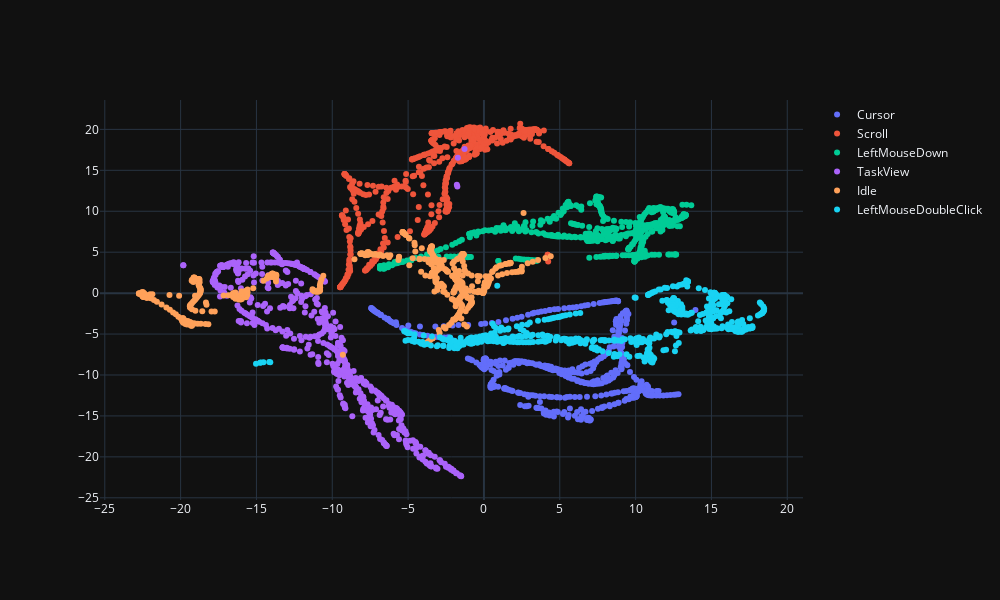

Notebook code cell kept with this figure:
### Markdown cell above
## 2D

### Code cell
fig_2d_tsne = go.Figure()

totalClasses = list(
    label.unique()
    )



for class_name in totalClasses:
    indices = (label == class_name)
    fig_2d_tsne.add_trace(
        go.Scatter(
            x = features_tnse[indices, 0],
            y = features_tnse[indices, 1],
            mode= 'markers',
            name=class_name
            )
        
    )

fig_2d_tsne.update_layout(margin=dict( l=100,r=100,b=100,t=100),width=1000,height=600)                 

fig_2d_tsne.layout.template = 'plotly_dark'
fig_2d_tsne.show()

### Figure 1 — Plotly figure (JSON) as saved in the notebook; plotly's stock layout.template omitted (floating-point values rounded to 4 significant figures; data arrays with more than 128 entries replaced by an {"elided": "..."} marker saying what was removed)
{"data": [{"mode": "markers", "name": "Cursor", "type": "scatter", "x": {"elided": "538 float values"}, "y": {"elided": "538 float values"}}, {"mode": "markers", "name": "Scroll", "type": "scatter", "x": {"elided": "565 float values"}, "y": {"elided": "565 float values"}}, {"mode": "markers", "name": "LeftMouseDown", "type": "scatter", "x": {"elided": "558 float values"}, "y": {"elided": "558 float values"}}, {"mode": "markers", "name": "TaskView", "type": "scatter", "x": {"elided": "579 float values"}, "y": {"elided": "579 float values"}}, {"mode": "markers", "name": "Idle", "type": "scatter", "x": {"elided": "515 float values"}, "y": {"elided": "515 float values"}}, {"mode": "markers", "name": "LeftMouseDoubleClick", "type": "scatter", "x": {"elided": "597 float values"}, "y": {"elided": "597 float values"}}], "layout": {"height": 600, "margin": {"b": 100, "l": 100, "r": 100, "t": 100}, "width": 1000}}
